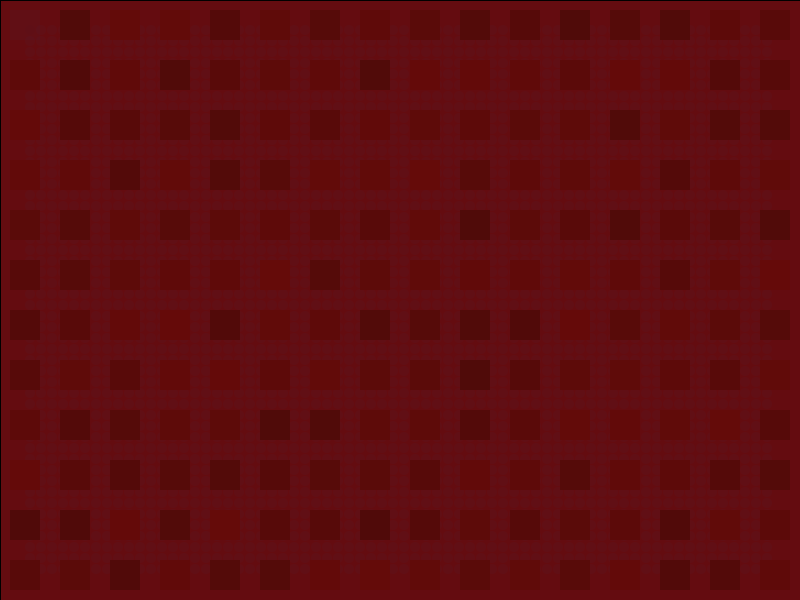
Frame 1 (no input)
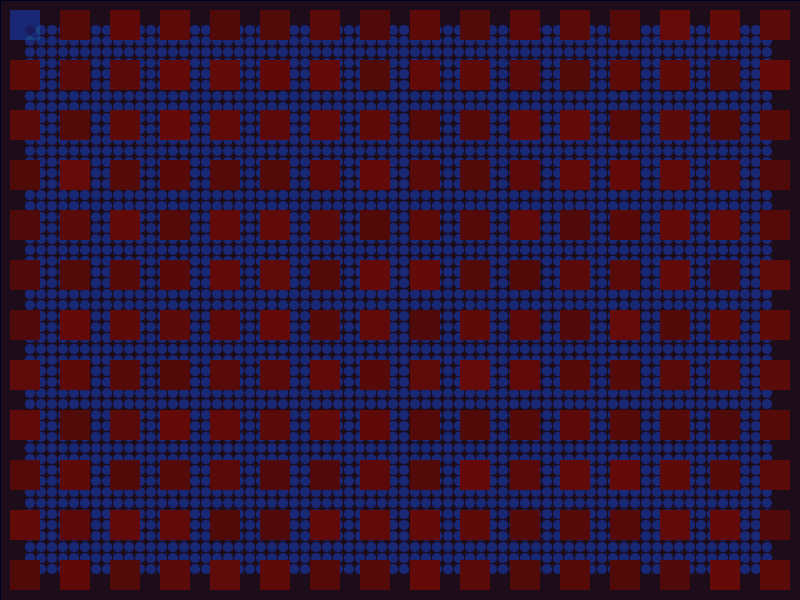
Frame 60 (the mouse pressed at the canvas centre just before this capture)
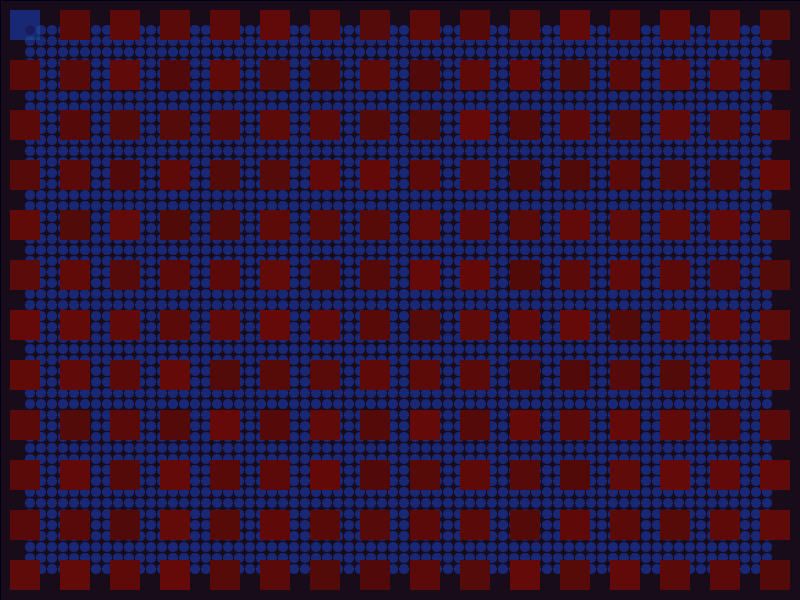
Frame 120 (the mouse held since frame 60 and released just before this capture)

The Processing sketch that drew these frames (run headless with seeded random() and noise(); from frame 60 on, the mouse is pressed at the canvas centre):

// Processing sketch: processing_15838
// ── processing_15838.pde

int a = 30;
int b = 30;
void setup () {
  size (800,600);
  background (102,12,15);
}

void draw (){
  fill (7,12,57,5);
  rect (0,0,800,600);
  noStroke ();
  //fill (15,20,126);
 for (int a =30; a<=770; a = a+11){
    for ( int b =30; b <=570; b = b+11){
    ellipse (a,b,10,10);
    //rect (0,0,800,600);
    fill (25,80,156,10);
    }    

  }
  for (int a=10; a<width; a=a+50){
    for (int b=10; b<height; b=b+50){
   //stroke (206,209,240);
      rect (a,b,30,30);
  //fill (random (10,12),random (100,126),random (18,25));
fill (random (80,102),random (10,12),random (9,5));    

    }
  }  
 
  
}
